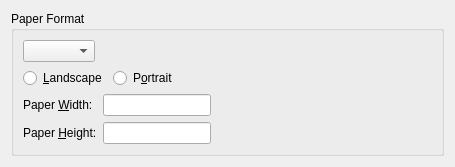
     <widget class="QWidget" name="tab1">
      <attribute name="title">
       <string>&amp;Paper</string>
      </attribute>
      <layout class="QVBoxLayout">
       <item>
        <widget class="QGroupBox" name="buttonGroup3">
         <property name="title">
          <string>Paper Format</string>
         </property>
         <layout class="QVBoxLayout">
          <item>
           <layout class="QHBoxLayout">
            <item>
             <widget class="QComboBox" name="cbPaperFormat"/>
            </item>
            <item>
             <spacer name="spacer9">
              <property name="orientation">
               <enum>Qt::Horizontal</enum>
              </property>
              <property name="sizeType">
               <enum>QSizePolicy::Expanding</enum>
              </property>
              <property name="sizeHint" stdset="0">
               <size>
                <width>211</width>
                <height>20</height>
               </size>
              </property>
             </spacer>
            </item>
           </layout>
          </item>
          <item>
           <layout class="QHBoxLayout">
            <item>
             <widget class="QRadioButton" name="rbLandscape">
              <property name="text">
               <string>&amp;Landscape</string>
              </property>
             </widget>
            </item>
            <item>
             <widget class="QRadioButton" name="rbPortrait">
              <property name="text">
               <string>P&amp;ortrait</string>
              </property>
             </widget>
            </item>
            <item>
             <spacer name="spacer6">
              <property name="orientation">
               <enum>Qt::Horizontal</enum>
              </property>
              <property name="sizeType">
               <enum>QSizePolicy::Expanding</enum>
              </property>
              <property name="sizeHint" stdset="0">
               <size>
                <width>231</width>
                <height>20</height>
               </size>
              </property>
             </spacer>
            </item>
           </layout>
          </item>
          <item>
           <layout class="QGridLayout" name="gridLayout_3">
            <item row="1" column="2">
             <spacer name="spacer8">
              <property name="orientation">
               <enum>Qt::Horizontal</enum>
              </property>
              <property name="sizeType">
               <enum>QSizePolicy::Expanding</enum>
              </property>
              <property name="sizeHint" stdset="0">
               <size>
                <width>221</width>
                <height>20</height>
               </size>
              </property>
             </spacer>
            </item>
            <item row="1" column="1">
             <widget class="QLineEdit" name="lePaperHeight"/>
            </item>
            <item row="1" column="0">
             <widget class="QLabel" name="lPageHeight">
              <property name="text">
               <string>Paper &amp;Height:</string>
              </property>
              <property name="wordWrap">
               <bool>false</bool>
              </property>
              <property name="buddy">
               <cstring>lePaperHeight</cstring>
              </property>
             </widget>
            </item>
            <item row="0" column="0">
             <widget class="QLabel" name="lPageWidth">
              <property name="text">
               <string>Paper &amp;Width:</string>
              </property>
              <property name="wordWrap">
               <bool>false</bool>
              </property>
              <property name="buddy">
               <cstring>lePaperWidth</cstring>
              </property>
             </widget>
            </item>
            <item row="0" column="1">
             <widget class="QLineEdit" name="lePaperWidth"/>
            </item>
            <item row="0" column="2">
             <spacer name="spacer7">
              <property name="orientation">
               <enum>Qt::Horizontal</enum>
              </property>
              <property name="sizeType">
               <enum>QSizePolicy::Expanding</enum>
              </property>
              <property name="sizeHint" stdset="0">
               <size>
                <width>201</width>
                <height>20</height>
               </size>
              </property>
             </spacer>
            </item>
           </layout>
          </item>
         </layout>
        </widget>
       </item>
      </layout>
     </widget>
